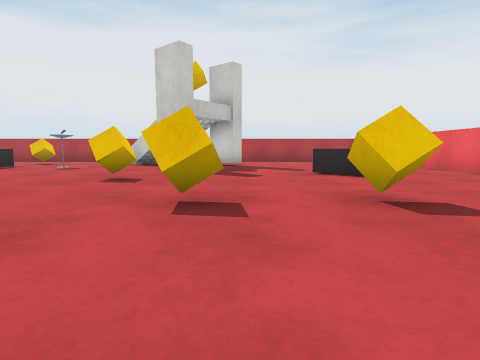
[1] (above)

16 first-person views from a walk through a 3-D level made in the Unity game engine. The camera is 0.51 m above the floor, tilts 6° down and sees 80° across. The floor is counted in squares, 1 m on a side. Each view is taken from the middle of a square. On the plan, view 1 faces up. The plan holds only what a view shows up to about 9 squares ahead; the rest is blank. The place goes on beyond the plan. The player is left out. Some surface patterns are stand-ins.

[2]
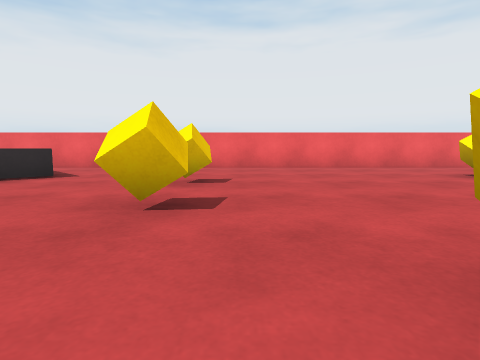

[3]
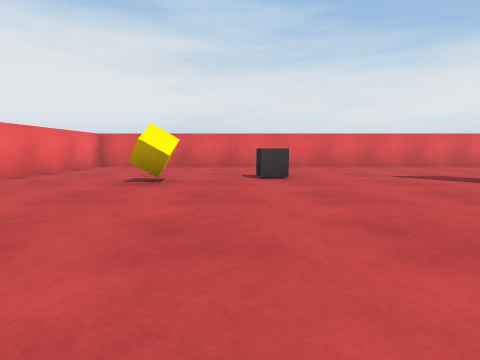

[4]
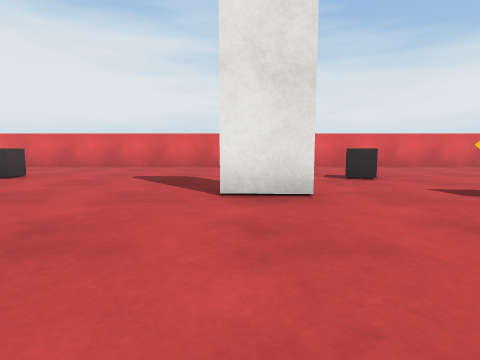

[5]
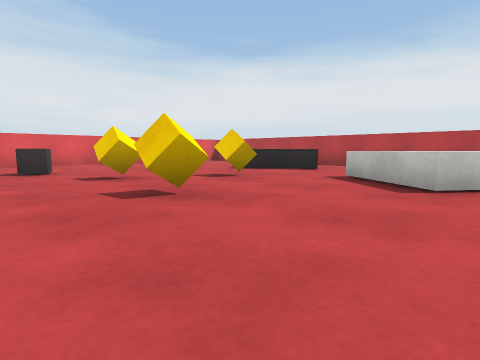

[6]
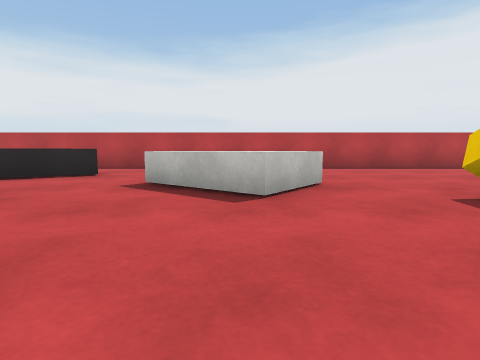

[7]
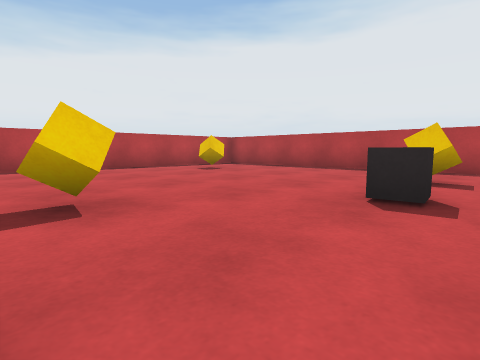

[8]
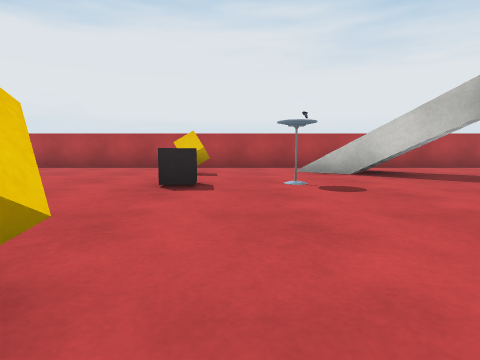

[9]
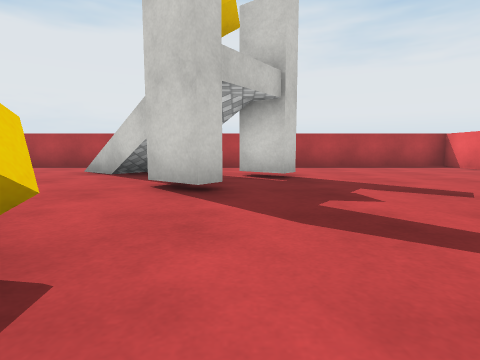

[10]
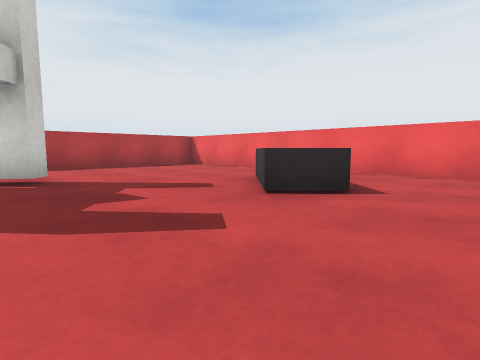

[11]
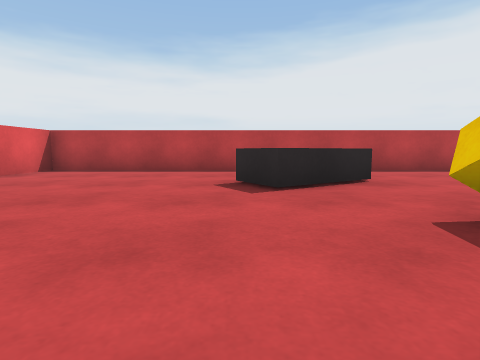

[12]
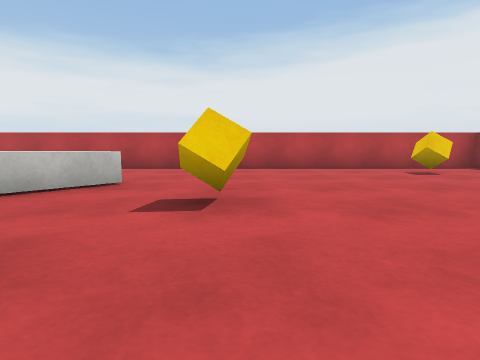

[13]
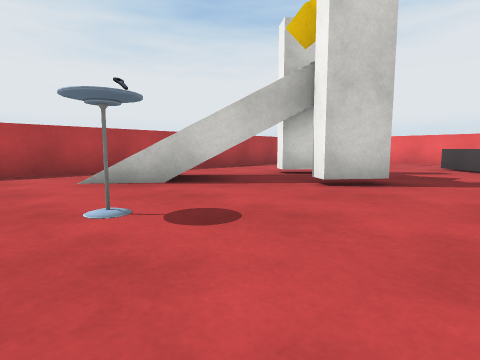

[14]
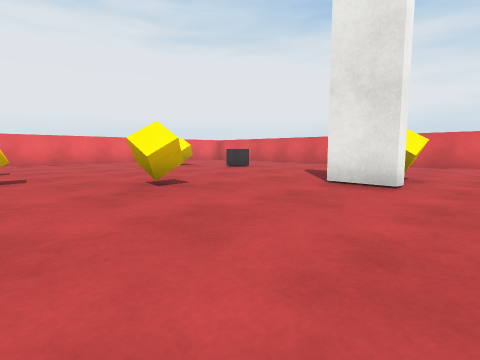

[15]
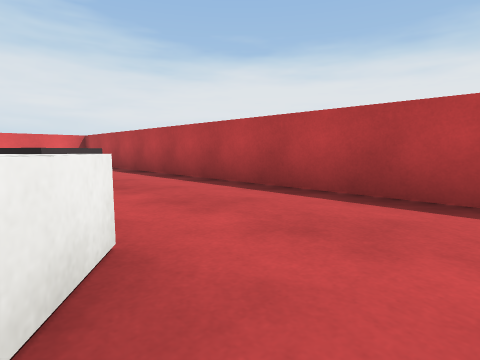

[16]
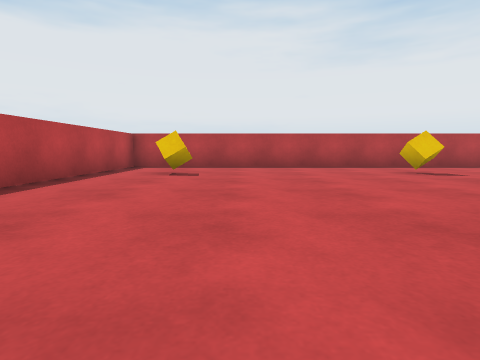

### Floor plan
Key: @ floor where view 1 was taken; # wall or solid block; x gap in a wall; . floor; / step, stairs or slope; ^ raised ledge; C cube; T thing the floor can be seen under or through; O other object.
Columns run from 15 left of view 1 to 5 right of it. Each row starts with its distance up from view 1.
 13 #####################
 12 #........../........#
 11 #..........//.......#
 10 #..C....C..#//TT....#
  9 #...........T TT....#
  8 #.......C.O..TT.....#
  7 #.................^x#
  6 #.....C..........^^.#
  5 #.......C....C......#
  4 #....^..............#
  3 #...^^^.......C.C...#
  2 #...^^..............#
  1 #.......C....C......#
  0 #..^..C........@....#
 -1 #.. ^...C..#........#
 -2 #...^.....C.........#
 -3 #........C.....C.C..#
 -4 #...................#
 -5 #...................#
 -6 #...................#
 -7 #####################

Where each view was taken, in squares from view 1:
view 1: 0 up, 0 right, facing up
view 2: 2 up, 3 left, facing right
view 3: 2 up, 1 right, facing down
view 4: 2 up, 4 left, facing down
view 5: 4 up, 5 left, facing down-left
view 6: 3 up, 6 left, facing left
view 7: 5 up, 6 left, facing up-left
view 8: 4 up, 6 left, facing up
view 9: 4 up, 1 left, facing up
view 10: 4 up, 1 left, facing up-right
view 11: 2 down, 7 left, facing left
view 12: 6 up, 6 left, facing left
view 13: 6 up, 6 left, facing up-right
view 14: 3 up, 6 left, facing down-right
view 15: 4 up, 11 left, facing down-left
view 16: 4 up, 11 left, facing up
